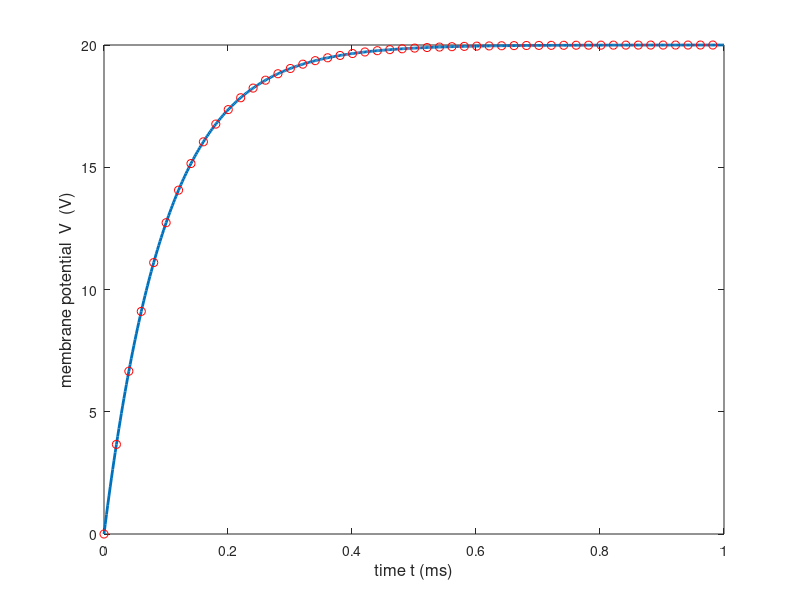

Here is the MATLAB script that generated this plot:
% Finite difference method
% Leaky linear integrate and fire method
% Sub-threshold regime
% SI units unless specified
% INPUTS -----------------------------------------------------------------
R = 1e4;                 % membrane resistance
C = 1e-8;                % membrane capacitance
I0 = 2e-3;               % external current amplitude
N = 500;                 % number of data points for calculations


% SETUP ------------------------------------------------------------------
tau = R * C;             % time constant
tmin = 0;                % time interval for modelling
tmax = 10*tau;
t = linspace(tmin, tmax, N);
dt = t(2) - t(1);

Iext = ones(1,N);         % initialize membrane current
V = zeros(1,N);           % initialize membrane voltage - numerical
Va = V;                   % initialize membrane voltage - analytical
K = dt / tau;           % constant

% external stimulus current
Iext = I0 .* Iext;      % constant input


% numerical: fintie difference method
for c = 1 : N - 1
   V(c+1) = V(c) - K * (V(c) - R * Iext(c));
end

% analytical solution
Va = (R * I0) .* (1 - exp(-t ./ tau));

figure(1)
fs = 12;
set(gcf,'units','normalized');
set(gcf,'position',[0.02 0.40 0.3 0.3]);
set(gca,'fontsize',fs);

sfx = 1e3; sfy = 1; x = sfx .* t;   y = sfy .* V;
plot(x,y,'linewidth',2);

xlabel('time t (ms)','fontsize',fs);
ylabel('membrane potential  V  (V)','fontsize',fs);
hold on

Np = (1:10:N); sfx = 1e3; sfy = 1; x = sfx .* t(Np);
y = sfy .* V(Np);
plot(x,y,'or');
